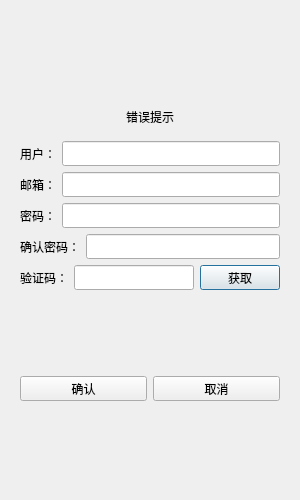
<?xml version="1.0" encoding="UTF-8"?>
<ui version="4.0">
 <class>RegisterDialog</class>
 <widget class="QDialog" name="RegisterDialog">
  <property name="geometry">
   <rect>
    <x>0</x>
    <y>0</y>
    <width>300</width>
    <height>500</height>
   </rect>
  </property>
  <property name="minimumSize">
   <size>
    <width>300</width>
    <height>500</height>
   </size>
  </property>
  <property name="maximumSize">
   <size>
    <width>300</width>
    <height>500</height>
   </size>
  </property>
  <property name="windowTitle">
   <string>Dialog</string>
  </property>
  <layout class="QVBoxLayout" name="verticalLayout_2">
   <item>
    <layout class="QVBoxLayout" name="verticalLayout">
     <item>
      <widget class="QStackedWidget" name="stackedWidget">
       <widget class="QWidget" name="page">
        <layout class="QVBoxLayout" name="verticalLayout_3">
         <item>
          <spacer name="verticalSpacer">
           <property name="orientation">
            <enum>Qt::Orientation::Vertical</enum>
           </property>
           <property name="sizeHint" stdset="0">
            <size>
             <width>20</width>
             <height>40</height>
            </size>
           </property>
          </spacer>
         </item>
         <item>
          <widget class="QWidget" name="widget" native="true">
           <layout class="QVBoxLayout" name="verticalLayout_4">
            <item>
             <widget class="QLabel" name="error_tip">
              <property name="text">
               <string>错误提示</string>
              </property>
              <property name="alignment">
               <set>Qt::AlignmentFlag::AlignCenter</set>
              </property>
             </widget>
            </item>
           </layout>
          </widget>
         </item>
         <item>
          <layout class="QHBoxLayout" name="horizontalLayout">
           <item>
            <widget class="QLabel" name="user_label">
             <property name="minimumSize">
              <size>
               <width>0</width>
               <height>25</height>
              </size>
             </property>
             <property name="maximumSize">
              <size>
               <width>16777215</width>
               <height>25</height>
              </size>
             </property>
             <property name="text">
              <string>用户：</string>
             </property>
            </widget>
           </item>
           <item>
            <widget class="QLineEdit" name="user_edit">
             <property name="minimumSize">
              <size>
               <width>0</width>
               <height>25</height>
              </size>
             </property>
             <property name="maximumSize">
              <size>
               <width>16777215</width>
               <height>25</height>
              </size>
             </property>
            </widget>
           </item>
          </layout>
         </item>
         <item>
          <layout class="QHBoxLayout" name="horizontalLayout_2">
           <item>
            <widget class="QLabel" name="email_label">
             <property name="minimumSize">
              <size>
               <width>0</width>
               <height>25</height>
              </size>
             </property>
             <property name="maximumSize">
              <size>
               <width>16777215</width>
               <height>25</height>
              </size>
             </property>
             <property name="text">
              <string>邮箱：</string>
             </property>
            </widget>
           </item>
           <item>
            <widget class="QLineEdit" name="email_edit">
             <property name="minimumSize">
              <size>
               <width>0</width>
               <height>25</height>
              </size>
             </property>
             <property name="maximumSize">
              <size>
               <width>16777215</width>
               <height>25</height>
              </size>
             </property>
            </widget>
           </item>
          </layout>
         </item>
         <item>
          <layout class="QHBoxLayout" name="horizontalLayout_3">
           <item>
            <widget class="QLabel" name="password_label">
             <property name="minimumSize">
              <size>
               <width>0</width>
               <height>25</height>
              </size>
             </property>
             <property name="maximumSize">
              <size>
               <width>16777215</width>
               <height>25</height>
              </size>
             </property>
             <property name="text">
              <string>密码：</string>
             </property>
            </widget>
           </item>
           <item>
            <widget class="QLineEdit" name="password_edit">
             <property name="minimumSize">
              <size>
               <width>0</width>
               <height>25</height>
              </size>
             </property>
             <property name="maximumSize">
              <size>
               <width>16777215</width>
               <height>25</height>
              </size>
             </property>
            </widget>
           </item>
          </layout>
         </item>
         <item>
          <layout class="QHBoxLayout" name="horizontalLayout_4">
           <item>
            <widget class="QLabel" name="confirm_label">
             <property name="minimumSize">
              <size>
               <width>0</width>
               <height>25</height>
              </size>
             </property>
             <property name="maximumSize">
              <size>
               <width>16777215</width>
               <height>25</height>
              </size>
             </property>
             <property name="text">
              <string>确认密码：</string>
             </property>
            </widget>
           </item>
           <item>
            <widget class="QLineEdit" name="confirm_edit">
             <property name="minimumSize">
              <size>
               <width>0</width>
               <height>25</height>
              </size>
             </property>
             <property name="maximumSize">
              <size>
               <width>16777215</width>
               <height>25</height>
              </size>
             </property>
            </widget>
           </item>
          </layout>
         </item>
         <item>
          <layout class="QHBoxLayout" name="horizontalLayout_5">
           <item>
            <widget class="QLabel" name="verify_label">
             <property name="minimumSize">
              <size>
               <width>0</width>
               <height>25</height>
              </size>
             </property>
             <property name="maximumSize">
              <size>
               <width>16777215</width>
               <height>25</height>
              </size>
             </property>
             <property name="text">
              <string>验证码：</string>
             </property>
            </widget>
           </item>
           <item>
            <widget class="QLineEdit" name="verify_edit">
             <property name="minimumSize">
              <size>
               <width>0</width>
               <height>25</height>
              </size>
             </property>
             <property name="maximumSize">
              <size>
               <width>16777215</width>
               <height>25</height>
              </size>
             </property>
            </widget>
           </item>
           <item>
            <widget class="QPushButton" name="get_code_btn">
             <property name="minimumSize">
              <size>
               <width>0</width>
               <height>25</height>
              </size>
             </property>
             <property name="maximumSize">
              <size>
               <width>16777215</width>
               <height>25</height>
              </size>
             </property>
             <property name="text">
              <string>获取</string>
             </property>
            </widget>
           </item>
          </layout>
         </item>
         <item>
          <spacer name="verticalSpacer_2">
           <property name="orientation">
            <enum>Qt::Orientation::Vertical</enum>
           </property>
           <property name="sizeHint" stdset="0">
            <size>
             <width>20</width>
             <height>40</height>
            </size>
           </property>
          </spacer>
         </item>
         <item>
          <layout class="QHBoxLayout" name="horizontalLayout_6">
           <item>
            <widget class="QPushButton" name="sure_btn">
             <property name="minimumSize">
              <size>
               <width>0</width>
               <height>25</height>
              </size>
             </property>
             <property name="maximumSize">
              <size>
               <width>16777215</width>
               <height>25</height>
              </size>
             </property>
             <property name="text">
              <string>确认</string>
             </property>
            </widget>
           </item>
           <item>
            <widget class="QPushButton" name="cancel_btn">
             <property name="minimumSize">
              <size>
               <width>0</width>
               <height>25</height>
              </size>
             </property>
             <property name="maximumSize">
              <size>
               <width>16777215</width>
               <height>25</height>
              </size>
             </property>
             <property name="text">
              <string>取消</string>
             </property>
            </widget>
           </item>
          </layout>
         </item>
         <item>
          <spacer name="verticalSpacer_3">
           <property name="orientation">
            <enum>Qt::Orientation::Vertical</enum>
           </property>
           <property name="sizeHint" stdset="0">
            <size>
             <width>20</width>
             <height>40</height>
            </size>
           </property>
          </spacer>
         </item>
        </layout>
       </widget>
       <widget class="QWidget" name="page_2"/>
      </widget>
     </item>
    </layout>
   </item>
  </layout>
 </widget>
 <resources/>
 <connections/>
</ui>
